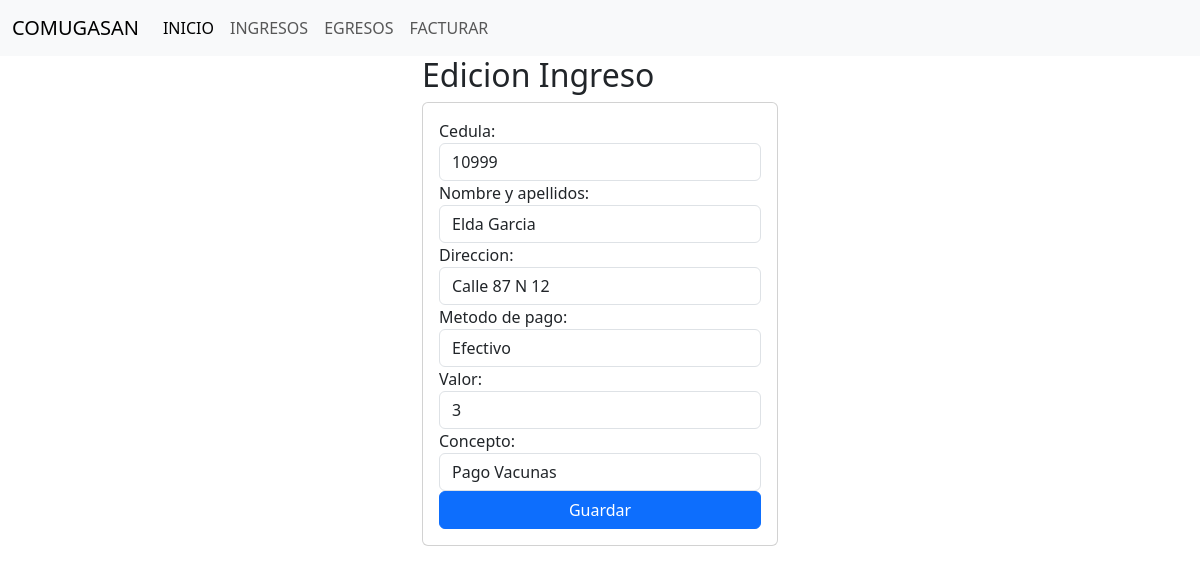
The app's page /edicionIngreso/90, older data.
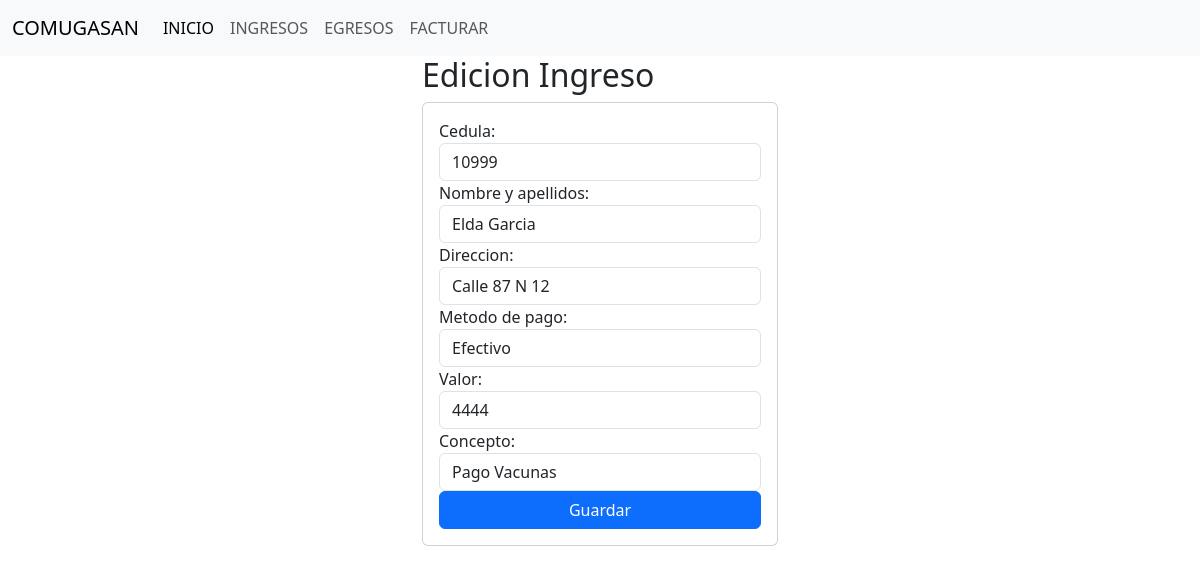
The same page, newer data.
### comite/models.py (models this page shows, shortened)
class Ingresos(models.Model):
    nIngreso = models.AutoField(primary_key=True)
    usuario = models.ForeignKey(Usuarios, on_delete=models.CASCADE,null=True)
    tipo_pago = models.CharField(max_length=20)
    ciudad = models.CharField(max_length=100,default='San Juan Nepomuceno',editable=False)
    fecha = models.DateTimeField(auto_now_add=True,editable=False)
    valorIngreso = models.IntegerField(default=0,blank=True,null=True)
    concepto = models.CharField(max_length=200)

class Usuarios(models.Model):
    cedula = models.IntegerField(primary_key=True)
    nombre_completo = models.CharField(max_length=100)
    direccion = models.CharField(max_length=255)

### comite/views.py (the view)
# urls.py: path('edicionIngreso/<nIngreso>',views.edicionIngreso),
def edicionIngreso(request,nIngreso):
    ingreso = Ingresos.objects.get(nIngreso=nIngreso)
    return render(request,"ingresos/edicionIngresos.html",{"ingreso":ingreso})

### comite/templates/ingresos/edicionIngresos.html (shortened to what this page needs)
{% extends "base.html" %}
{% block body %}
    <div class="row">
        <div class="col-md-4 offset-md-4" >
            <h2>Edicion Ingreso</h2>
            <div class="card">
                <div class="card-body">
                    <form action="/editarIngreso/{{ingreso.nIngreso}}/" method="POST">{% csrf_token %}
                        <div class="form-group">
                             <label>Cedula:</label>
                            <input  class="form-control" type="text" id="cedula" name="cedula" value= "{{ingreso.usuario.cedula}}"   maxlength="20" required >
                        </div>
                        <div class="form-group">
                            <label>Nombre y apellidos:</label>
                            <input  class="form-control" type="text" id="nombre_completo" name="nombre_completo"  value= "{{ingreso.usuario.nombre_completo}}"  maxlength="100" required >
                        </div>
                        <div class="form-group">
                            <label>Direccion:</label>
                            <input  class="form-control" type="text" id="direccion" name="direccion" value= "{{ingreso.usuario.direccion}}"   maxlength="100" required>
                        </div>
                        <label for="tipo_pago">Metodo de pago:</label>
                        <select id="tipo_pago"  class="form-control" name="tipo_pago">
                            <option value="Efectivo" {% if ingreso.tipo_pago == "Efectivo" %}selected{% endif %}>Efectivo</option>
                        </select>
                        <div class="form-group">
                            <label>Valor:</label>
                            <input  class="form-control" type="text" id="valorIngreso" name="valorIngreso" value= "{{ingreso.valorIngreso}}" maxlength="20" required >
                        </div>
                        <div>
                            <label for="concepto">Concepto:</label>
                            <select id="concepto"  class="form-control"  name="concepto">
                                <option value="Pago Vacunas" {% if ingreso.concepto == "Pago Vacunas" %}selected{% endif %}>Pago Vacunas</option>
                            </select>
                        </div>
                        <div class="form-group">
                            <button type="submit" class="btn btn-primary  w-100 text-white">Guardar</button>
                        </div>
                    </form>
                </div>
            </div>
        </div>
    </div>
{% endblock %}

Row changes from the older to the newer data that the page shows:
changed Ingresos "Efectivo": valorIngreso "3" → "4444"
